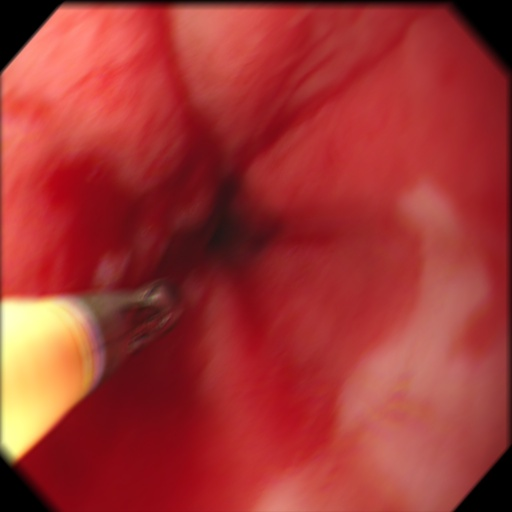
#> input picture todas/0000599.jpg, 512 x 512 px; its folder holds only this picture in this run
$ python ROI_Version1.5.py
#> lines starting #> are read from the running program, lines starting #| are printed output that depends on the picture; after the words box and inside, x2 and y2 are one past the last pixel; in counts of white or black regions, pixels touching at a corner belong together
### Imagenes doc/readimg.py
# -*- coding: utf-8 -*-
"""
Created on Tue May 28 11:20:26 2019

@author: Nataly
"""
def read_img(imfile):
#> called with imfile = '0000599.jpg'
    import cv2
    return cv2.imread(imfile)
#> returned value is the input picture: shape (512, 512, 3); mean B, G, R 51, 53.8, 162.6
    #return (imfile + 2)

### todas/ROI_Version1.5.py
# -*- coding: utf-8 -*-
"""
Created on Thu Jul 11 23:25:02 2019

@author: Nataly
"""

import cv2
import pylab as plt
from matplotlib import pyplot as plt
import numpy as np
from pylab import *
from readimg import read_img #leer imagines ### img=read_img(imgfile)##
from skimage.morphology import disk

from skimage.filters import threshold_otsu
from skimage.filters import threshold_li
from skimage.filters import threshold_minimum
from skimage.filters import threshold_triangle
from skimage.filters import try_all_threshold
from PIL import ImageEnhance
from PIL import Image
from skimage.filters import rank

import glob

for imgfile in glob.glob("*.jpg"):
    ima=read_img(imgfile)
    imR, imG, imB=cv2.split(ima)
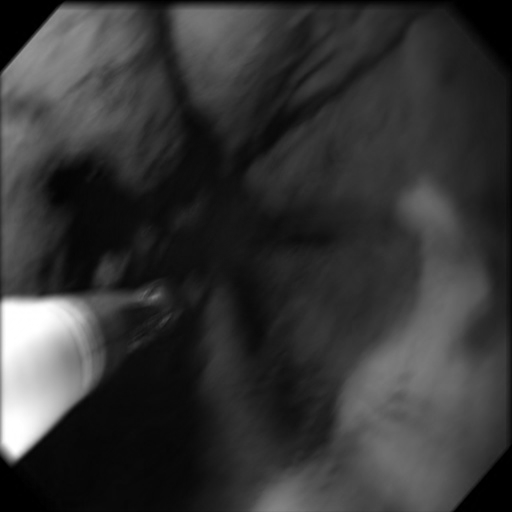
#> imG: shape (512, 512); min 0, max 255, mean 53.8
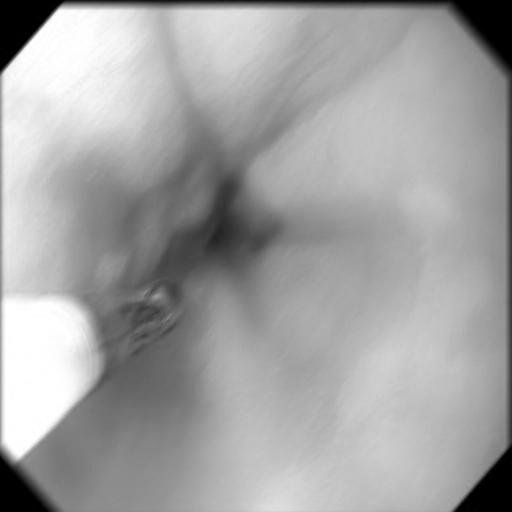
#> imB: shape (512, 512); min 0, max 255, mean 162.6
    imA=cv2.cvtColor(ima,cv2.COLOR_RGB2HSV)
#> imA: shape (512, 512, 3); mean H, S, V 116.5, 181.4, 162.6
    I,I,II=cv2.split(imA)
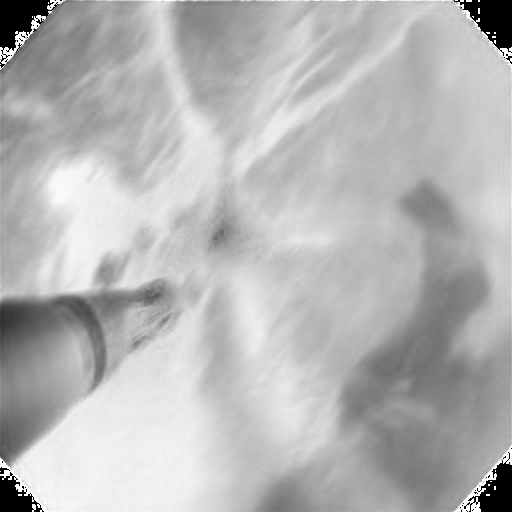
#> I: shape (512, 512); min 0, max 255, mean 181.4
    II=imB+II
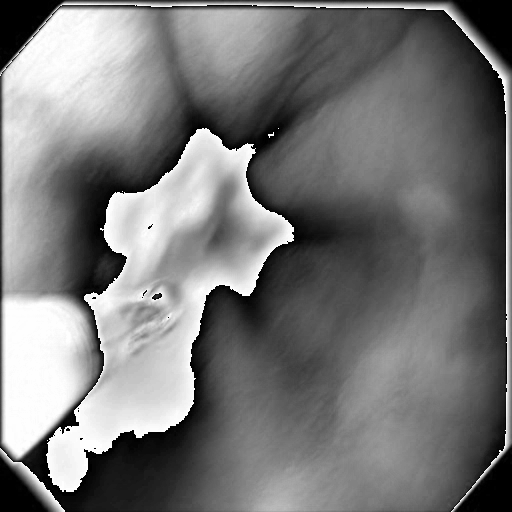
#> II: shape (512, 512); min 0, max 254, mean 120
    ta=II.shape
#> ta = (512, 512)
    ta=list(ta)
#> ta = [512, 512]

    entropia=rank.entropy(II, disk(10))
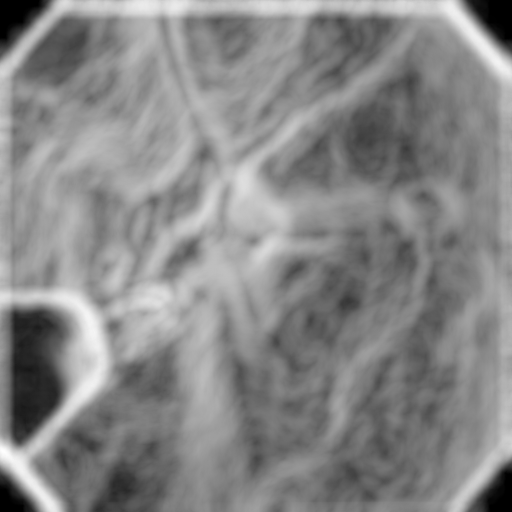
#> entropia: shape (512, 512) float64; min 0, max 7.02, mean 3.73; drawn with min black and max white
    umbral=np.min(entropia)
#> umbral = 0
    #plt.imshow(entropia, cmap=plt.cm.gray)
    #plt.show()
    umbral=umbral*0.025
    binary=II.copy()
    for f in range(ta[0]):
        for c in range (ta[1]):
            if II[f,c]<=umbral:
                binary[f,c]=0
            else:
                binary[f,c]=1
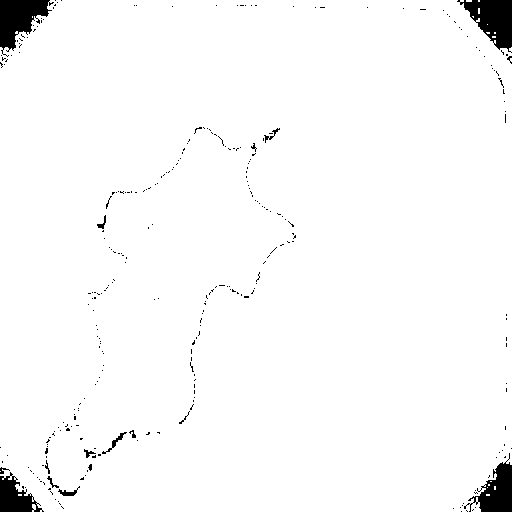
#> binary: shape (512, 512); values 0 (black) and 1 (white), 97.5% white; 301 black regions (286 under 20 px), largest, box (x1, y1, x2, y2) and area: (457, 0, 512, 53) 1589, (0, 0, 54, 57) 1580, (464, 453, 512, 512) 1284

    binary = (binary*255).astype(np.uint8)
    #plt.imshow(binary, cmap=plt.cm.gray)
    #plt.show()
    ### Transformaciones Morfologicas
    kernel = cv2.getStructuringElement(cv2.MORPH_ELLIPSE, (90, 90))
    opening = cv2.morphologyEx(binary, cv2.MORPH_OPEN, kernel)
#> opening: shape (512, 512); 87% white; 7 black regions (2 under 20 px), largest, box (x1, y1, x2, y2) and area: (0, 128, 296, 512) 23779, (131, 0, 512, 123) 5510, (454, 315, 512, 512) 2517, (0, 0, 62, 68) 2169, (176, 394, 195, 425) 75
    #dilation = cv2.dilate(opening,kernel,iterations = 1)
    kernel = cv2.getStructuringElement(cv2.MORPH_ELLIPSE, (15, 15))
    close=cv2.morphologyEx(opening, cv2.MORPH_CLOSE, kernel)
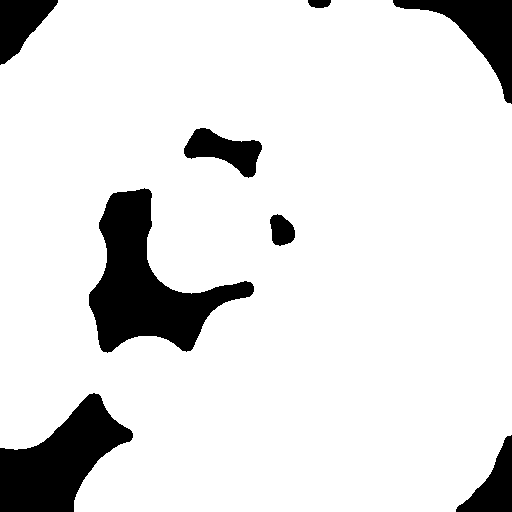
#> close: shape (512, 512); 88.3% white; 8 black regions, largest, box (x1, y1, x2, y2) and area: (89, 188, 254, 353) 11325, (0, 393, 133, 512) 8356, (393, 0, 512, 104) 4094

    #plt.imshow(close, cmap=plt.cm.gray)
    #plt.show()

    dire='./segROI/#4/'+imgfile
    #img=cv2.cvtColor(im,cv2.COLOR_BGR2RGB)
    cv2.imwrite(dire,close)
    k = cv2.waitKey(1000)
#> (key Esc is pressed here)
    #destroy the window
    cv2.destroyAllWindows()

$ run again, on todas/00128.jpg
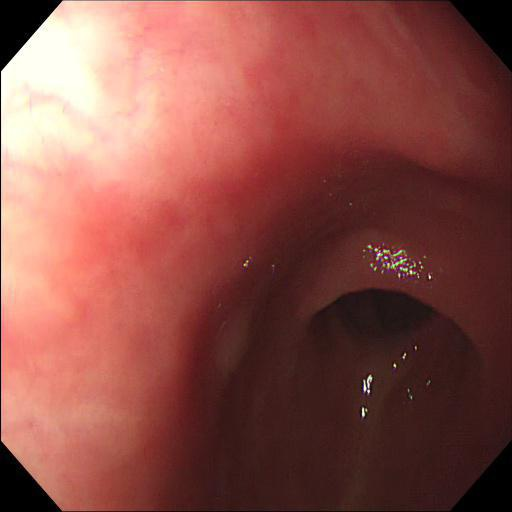
#> input picture todas/00128.jpg, 512 x 512 px
#> in read_img, returned value is the input picture: shape (512, 512, 3); mean B, G, R 71.7, 78.8, 139
#> imA: shape (512, 512, 3); mean H, S, V 113.2, 132.6, 139.1
#> `entropia=rank.entropy(II, disk(10))`:
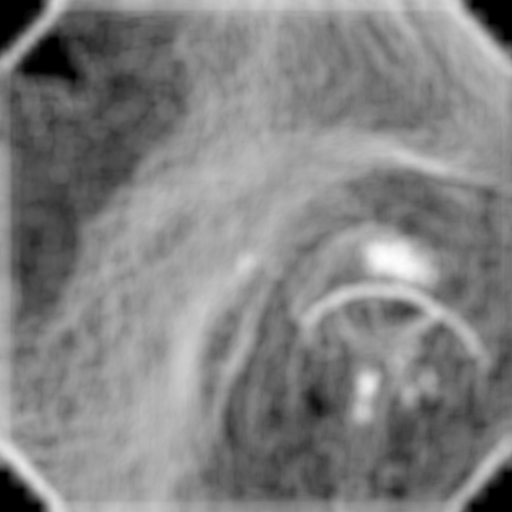
#> entropia: shape (512, 512) float64; min 0, max 6.92, mean 3.54; drawn with min black and max white
#> umbral = 0
#> opening: shape (512, 512); 92.7% white; 12 black regions (5 under 20 px), largest, box (x1, y1, x2, y2) and area: (185, 0, 512, 340) 12028, (0, 0, 51, 64) 2083, (455, 448, 512, 512) 1910
#> `close=cv2.morphologyEx(opening, cv2.MORPH_CLOSE, kernel)`:
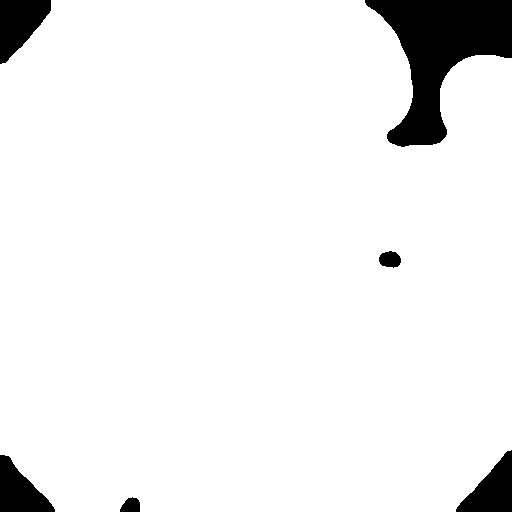
#> close: shape (512, 512); 93.6% white; 6 black regions, box (x1, y1, x2, y2) and area: (365, 0, 512, 147) 10448, (0, 0, 51, 64) 2078, (456, 450, 512, 512) 1894, (0, 455, 55, 512) 1811, (379, 251, 401, 268) 284, (120, 497, 140, 512) 230

$ run again, on todas/00149_batch2.jpg
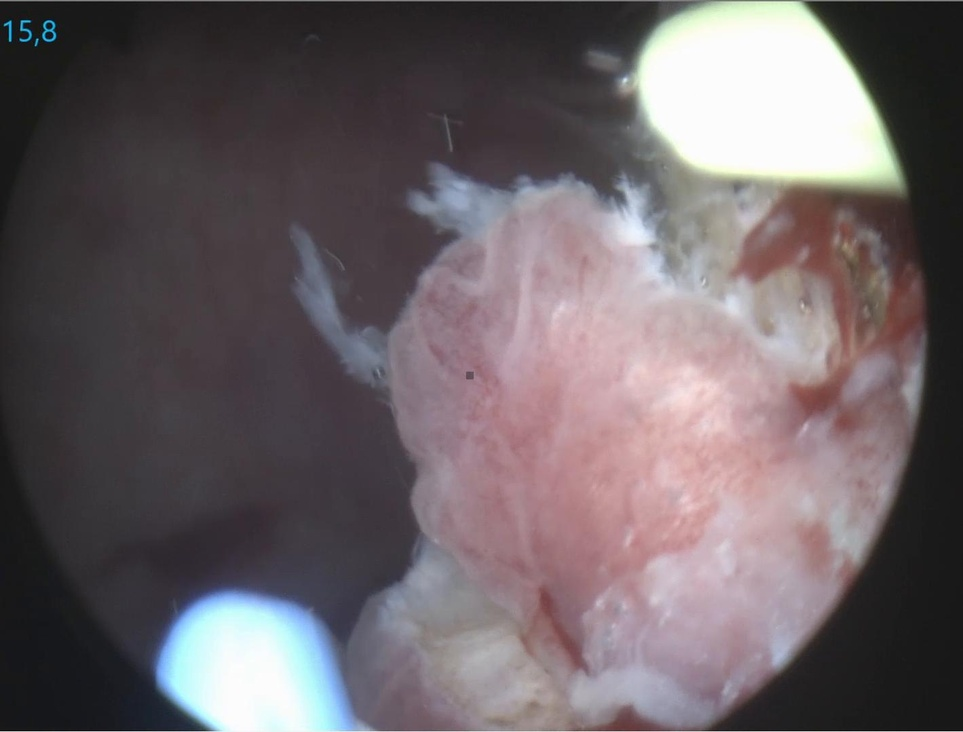
#> input picture todas/00149_batch2.jpg, 963 x 732 px, shrunk from 1419 x 1079 before the run
#> in read_img, returned value is the input picture: shape (732, 963, 3); mean B, G, R 103, 99, 108.2
#> imA: shape (732, 963, 3); mean H, S, V 105.2, 31.6, 111.6
#> `entropia=rank.entropy(II, disk(10))`:
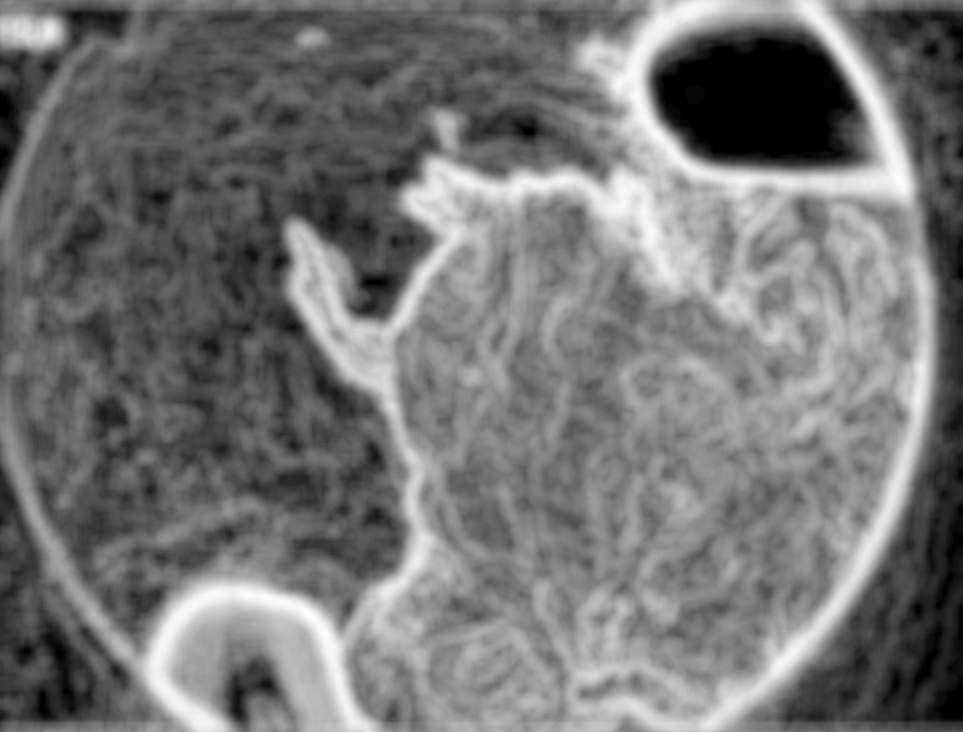
#> entropia: shape (732, 963) float64; min 0, max 7.4, mean 3.4; drawn with min black and max white
#> umbral = 0
#> opening: shape (732, 963); 92.3% white; 57 black regions (49 under 20 px), largest, box (x1, y1, x2, y2) and area: (737, 170, 919, 481) 22143, (315, 533, 531, 732) 11340, (319, 176, 545, 514) 9440
#> `close=cv2.morphologyEx(opening, cv2.MORPH_CLOSE, kernel)`:
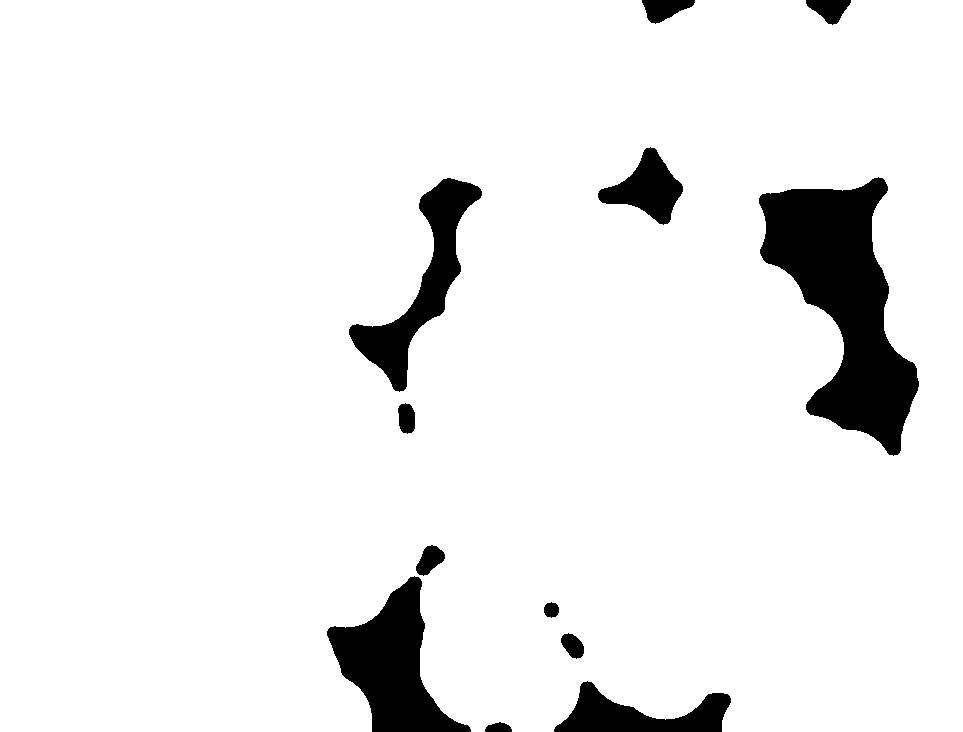
#> close: shape (732, 963); 92.9% white; 12 black regions, largest, box (x1, y1, x2, y2) and area: (759, 177, 919, 456) 21801, (327, 576, 471, 732) 10184, (349, 178, 482, 392) 7579

$ run again, on todas/00199_batch2.jpg
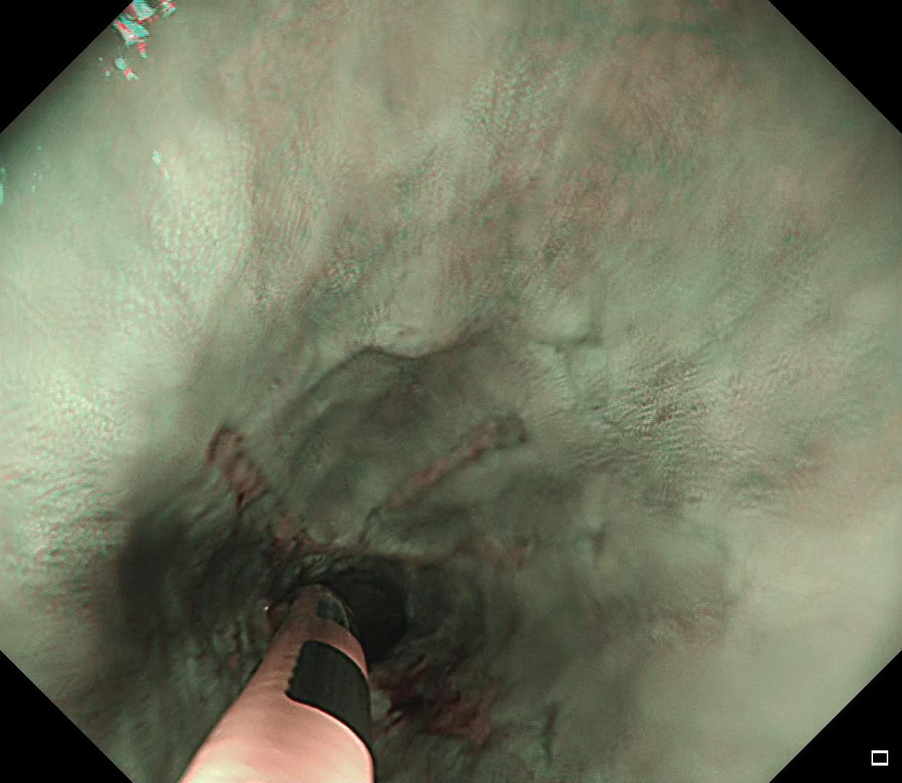
#> input picture todas/00199_batch2.jpg, 902 x 783 px, shrunk from 1243 x 1079 before the run
#> in read_img, returned value is the input picture: shape (783, 902, 3); mean B, G, R 97.5, 119.5, 116
#> imA: shape (783, 902, 3); mean H, S, V 80.8, 50.7, 121.4
#> umbral = 0
#> opening: shape (783, 902); 68.1% white; 8 black regions (3 under 20 px), largest, box (x1, y1, x2, y2) and area: (0, 0, 902, 783) 205501, (0, 0, 315, 192) 18919, (241, 673, 291, 699) 545, (169, 770, 188, 783) 101, (334, 647, 355, 656) 99
#> `close=cv2.morphologyEx(opening, cv2.MORPH_CLOSE, kernel)`:
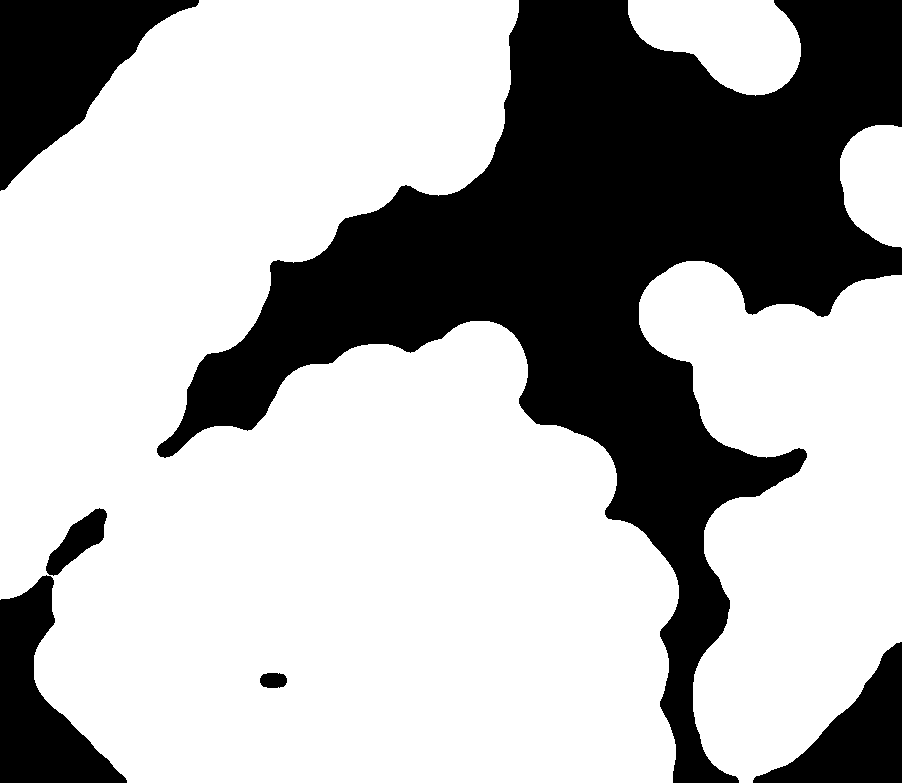
#> close: shape (783, 902); 68.4% white; 6 black regions, box (x1, y1, x2, y2) and area: (157, 0, 902, 783) 181027, (0, 0, 199, 191) 18365, (0, 575, 127, 783) 12167, (753, 642, 902, 783) 9185, (46, 508, 107, 576) 1781, (260, 673, 287, 688) 347
